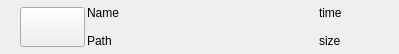
<?xml version="1.0" encoding="UTF-8"?>
<ui version="4.0">
 <class>Form</class>
 <widget class="QWidget" name="Form">
  <property name="geometry">
   <rect>
    <x>0</x>
    <y>0</y>
    <width>399</width>
    <height>54</height>
   </rect>
  </property>
  <property name="focusPolicy">
   <enum>Qt::StrongFocus</enum>
  </property>
  <property name="windowTitle">
   <string>Form</string>
  </property>
  <layout class="QHBoxLayout" name="horizontalLayout">
   <property name="spacing">
    <number>2</number>
   </property>
   <property name="leftMargin">
    <number>0</number>
   </property>
   <property name="topMargin">
    <number>0</number>
   </property>
   <property name="rightMargin">
    <number>0</number>
   </property>
   <property name="bottomMargin">
    <number>0</number>
   </property>
   <item>
    <widget class="QLabel" name="label_TypeColor">
     <property name="minimumSize">
      <size>
       <width>8</width>
       <height>0</height>
      </size>
     </property>
     <property name="maximumSize">
      <size>
       <width>8</width>
       <height>16777215</height>
      </size>
     </property>
     <property name="text">
      <string/>
     </property>
    </widget>
   </item>
   <item>
    <widget class="QLabel" name="label_state">
     <property name="minimumSize">
      <size>
       <width>8</width>
       <height>0</height>
      </size>
     </property>
     <property name="maximumSize">
      <size>
       <width>8</width>
       <height>16777215</height>
      </size>
     </property>
     <property name="text">
      <string/>
     </property>
    </widget>
   </item>
   <item>
    <widget class="QPushButton" name="pushButton_img">
     <property name="minimumSize">
      <size>
       <width>65</width>
       <height>40</height>
      </size>
     </property>
     <property name="maximumSize">
      <size>
       <width>65</width>
       <height>40</height>
      </size>
     </property>
     <property name="text">
      <string/>
     </property>
    </widget>
   </item>
   <item>
    <layout class="QVBoxLayout" name="verticalLayout">
     <property name="spacing">
      <number>2</number>
     </property>
     <item>
      <widget class="QLabel" name="label_name">
       <property name="text">
        <string>Name</string>
       </property>
      </widget>
     </item>
     <item>
      <widget class="QLabel" name="label_path">
       <property name="text">
        <string>Path</string>
       </property>
      </widget>
     </item>
    </layout>
   </item>
   <item>
    <spacer name="horizontalSpacer">
     <property name="orientation">
      <enum>Qt::Horizontal</enum>
     </property>
     <property name="sizeHint" stdset="0">
      <size>
       <width>40</width>
       <height>20</height>
      </size>
     </property>
    </spacer>
   </item>
   <item>
    <layout class="QVBoxLayout" name="verticalLayout_2">
     <item>
      <widget class="QLabel" name="label_Time">
       <property name="text">
        <string>time</string>
       </property>
      </widget>
     </item>
     <item>
      <widget class="QLabel" name="label_Size">
       <property name="minimumSize">
        <size>
         <width>80</width>
         <height>0</height>
        </size>
       </property>
       <property name="maximumSize">
        <size>
         <width>80</width>
         <height>16777215</height>
        </size>
       </property>
       <property name="text">
        <string>size</string>
       </property>
      </widget>
     </item>
    </layout>
   </item>
   <item>
    <layout class="QVBoxLayout" name="verticalLayout_3">
     <property name="spacing">
      <number>5</number>
     </property>
    </layout>
   </item>
  </layout>
 </widget>
 <resources/>
 <connections/>
</ui>
